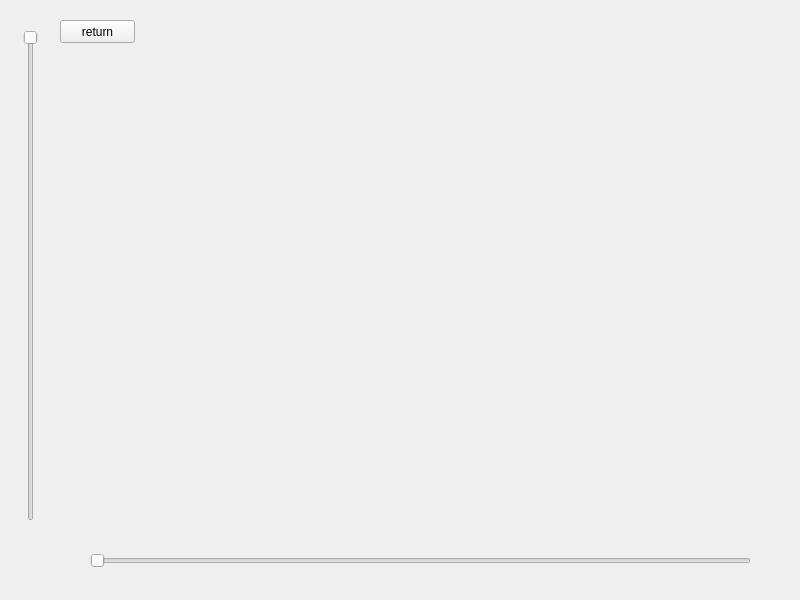
<?xml version="1.0" encoding="UTF-8"?>
<ui version="4.0">
 <class>Widget</class>
 <widget class="QWidget" name="Widget">
  <property name="geometry">
   <rect>
    <x>0</x>
    <y>0</y>
    <width>800</width>
    <height>600</height>
   </rect>
  </property>
  <property name="sizeIncrement">
   <size>
    <width>0</width>
    <height>0</height>
   </size>
  </property>
  <property name="windowTitle">
   <string>Widget</string>
  </property>
  <widget class="QSlider" name="horizontalSlider">
   <property name="geometry">
    <rect>
     <x>90</x>
     <y>550</y>
     <width>661</width>
     <height>22</height>
    </rect>
   </property>
   <property name="orientation">
    <enum>Qt::Horizontal</enum>
   </property>
  </widget>
  <widget class="QSlider" name="verticalSlider">
   <property name="geometry">
    <rect>
     <x>20</x>
     <y>30</y>
     <width>22</width>
     <height>491</height>
    </rect>
   </property>
   <property name="orientation">
    <enum>Qt::Vertical</enum>
   </property>
   <property name="invertedAppearance">
    <bool>true</bool>
   </property>
   <property name="invertedControls">
    <bool>false</bool>
   </property>
  </widget>
  <widget class="QPushButton" name="pushButton">
   <property name="geometry">
    <rect>
     <x>60</x>
     <y>20</y>
     <width>75</width>
     <height>23</height>
    </rect>
   </property>
   <property name="text">
    <string>return</string>
   </property>
  </widget>
 </widget>
 <resources/>
 <connections/>
</ui>
